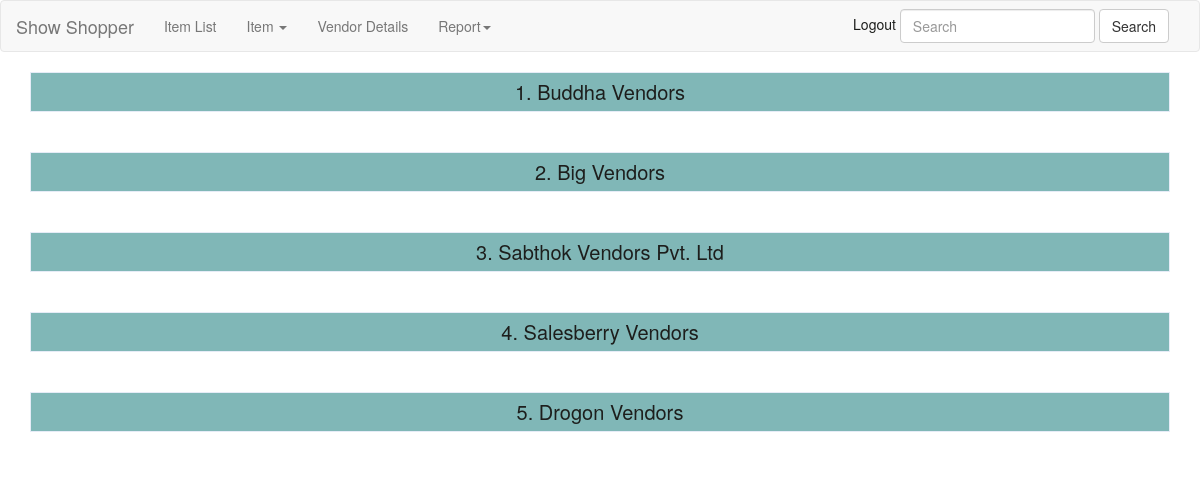
The app's page /vendor.php with its own data.
### tables this page shows
CREATE TABLE `vendor` (
  `vendorId` int(11) NOT NULL,
  `vendorName` varchar(200) NOT NULL,
  `vendorEmail` text NOT NULL,
  `vendorLocation` varchar(100) NOT NULL,
  `itemCategory` int(50) NOT NULL
);

### vendor.php (the view, shortened to what this page needs)
<?php
include 'connect.php';
?>
<html>
<head>
	<link href="css/style.css" rel="stylesheet">
	<link href="css/bootstrap.min.css" rel="stylesheet">
</head>
<body>
<div class="container">
	<?php
	$sql = "SELECT * FROM vendor";
	$result=$conn->query($sql);
	while($row = $result->fetch_assoc()){
		echo '<div id="flip'.$row["vendorId"].'"><a href="#" >'.$row["vendorId"].'. '.$row["vendorName"].'</a></div>
			  <div id="panel'.$row["vendorId"].'">
			  		 <a href="order.php?listId='.$row["itemCategory"].'"> <button class="buttonVendor " >Item List</button></a>
					 <a href="editVendor.php?id='.$row["vendorId"].'"> <button class="buttonVendor" >Edit</button> </a>
					 </div>
					 <br>
			  <br>';
			}
			?>
			</div>
		</body>
		</html>

### vendor.php (style rules this page uses)
#panel1,#flip1,#panel2,#flip2,#panel3,#flip3,#panel4,#flip4,#panel5,#flip5 { padding: 5px; text-align: center; background-color: #80b7b7; border: solid 1px #e6ecf7; color:#af1a29; height:40px; font-size: 20px; }
a:link { text-decoration: none; }
a { color:#1d1e1c; }

### records on screen
vendor: vendorId "1", vendorName "Buddha Vendors"
vendor: vendorId "2", vendorName "Big Vendors"
vendor: vendorId "3", vendorName "Sabthok Vendors Pvt. Ltd"
vendor: vendorId "4", vendorName "Salesberry Vendors"
vendor: vendorId "5", vendorName "Drogon Vendors"
